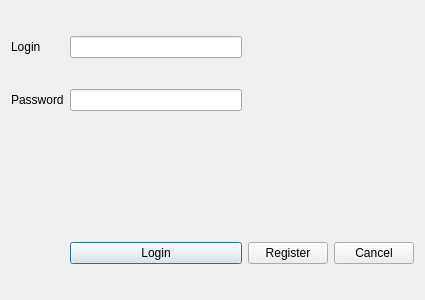
<?xml version="1.0" encoding="UTF-8"?>
<ui version="4.0">
 <class>loginedDialog</class>
 <widget class="QDialog" name="loginedDialog">
  <property name="geometry">
   <rect>
    <x>0</x>
    <y>0</y>
    <width>425</width>
    <height>300</height>
   </rect>
  </property>
  <property name="windowTitle">
   <string>Dialog</string>
  </property>
  <layout class="QGridLayout" name="gridLayout_2">
   <item row="1" column="1">
    <widget class="QLineEdit" name="lineEdit_login"/>
   </item>
   <item row="4" column="1">
    <widget class="QPushButton" name="pushButton_login">
     <property name="text">
      <string>Login</string>
     </property>
    </widget>
   </item>
   <item row="2" column="0">
    <widget class="QLabel" name="label_2">
     <property name="text">
      <string>Password</string>
     </property>
    </widget>
   </item>
   <item row="2" column="1">
    <widget class="QLineEdit" name="lineEdit_password"/>
   </item>
   <item row="1" column="0">
    <widget class="QLabel" name="label">
     <property name="text">
      <string>Login</string>
     </property>
    </widget>
   </item>
   <item row="4" column="3">
    <widget class="QPushButton" name="pushButton_cancel">
     <property name="text">
      <string>Cancel</string>
     </property>
    </widget>
   </item>
   <item row="4" column="2">
    <widget class="QPushButton" name="pushButton_register">
     <property name="text">
      <string>Register</string>
     </property>
    </widget>
   </item>
   <item row="3" column="1">
    <spacer name="verticalSpacer">
     <property name="orientation">
      <enum>Qt::Vertical</enum>
     </property>
     <property name="sizeType">
      <enum>QSizePolicy::Maximum</enum>
     </property>
     <property name="sizeHint" stdset="0">
      <size>
       <width>20</width>
       <height>100</height>
      </size>
     </property>
    </spacer>
   </item>
  </layout>
 </widget>
 <resources/>
 <connections/>
</ui>
